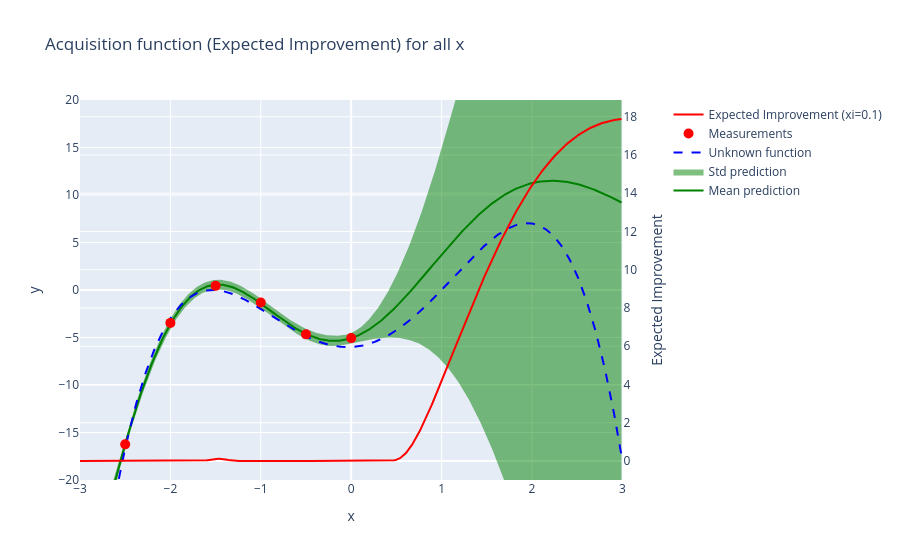

The cell this chart's notebook holds for it:
### Markdown cell above
## Expected improvement

Here we modify our acquisition function to be an expected improvement. That is an actual value of the function by which we expect to improve discounted by their conditional probabilities.

\begin{align} EI(x) = E\left[ f(x) - f(x_t^+) - \kappa \right]\end{align}

### Code cell
plot_expected_improvement(f, domain, countedomain, y_pred, XPOINTS, YPOINTS)

### Figure 1 — Plotly figure (JSON) as saved in the notebook; plotly's stock layout.template omitted (floating-point values rounded to 4 significant figures; data arrays with more than 128 entries replaced by an {"elided": "..."} marker saying what was removed)
{"data": [{"line": {"color": "green", "width": 2}, "mode": "lines", "name": "Mean prediction", "type": "scatter", "x": {"elided": "600 float values"}, "y": {"elided": "600 float values"}}, {"line": {"color": "green", "width": 0}, "mode": "lines", "showlegend": false, "type": "scatter", "x": {"elided": "600 float values"}, "y": {"elided": "600 float values"}}, {"fill": "tonexty", "line": {"color": "green", "width": 0}, "mode": "lines", "name": "Std prediction", "type": "scatter", "x": {"elided": "600 float values"}, "y": {"elided": "600 float values"}}, {"line": {"color": "blue", "dash": "dash"}, "mode": "lines", "name": "Unknown function", "type": "scatter", "x": {"elided": "600 float values"}, "y": {"elided": "600 float values"}}, {"marker": {"color": "red", "size": 10}, "mode": "markers", "name": "Measurements", "type": "scatter", "x": [-2.5, -2.0, -1.5, -1.0, -0.5, 0.0], "y": [-16.25, -3.461, 0.4348, -1.322, -4.668, -5.062]}, {"line": {"color": "red"}, "mode": "lines", "name": "Expected Improvement (xi=0.1)", "type": "scatter", "x": {"elided": "600 float values"}, "xaxis": "x", "y": {"elided": "600 float values"}, "yaxis": "y2"}], "layout": {"title": {"text": "Acquisition function (Expected Improvement) for all x"}, "xaxis": {"anchor": "y", "domain": [0, 0.94], "range": [-3, 3], "title": {"text": "x"}}, "yaxis": {"anchor": "x", "domain": [0, 1], "range": [-20, 20], "title": {"text": "y"}}, "yaxis2": {"anchor": "x", "overlaying": "y", "side": "right", "title": {"text": "Expected Improvement"}}}}
